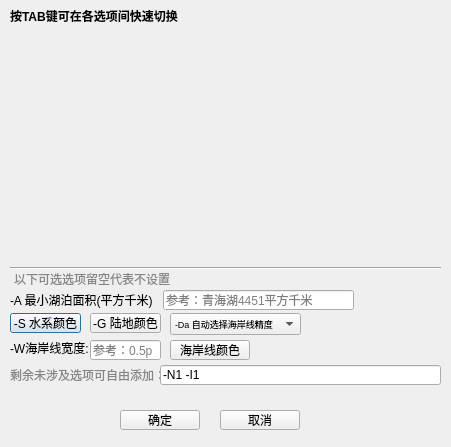
<?xml version="1.0" encoding="UTF-8"?>
<ui version="4.0">
 <class>GMT_pscoast</class>
 <widget class="QDialog" name="GMT_pscoast">
  <property name="geometry">
   <rect>
    <x>0</x>
    <y>0</y>
    <width>451</width>
    <height>447</height>
   </rect>
  </property>
  <property name="sizePolicy">
   <sizepolicy hsizetype="Preferred" vsizetype="Preferred">
    <horstretch>0</horstretch>
    <verstretch>0</verstretch>
   </sizepolicy>
  </property>
  <property name="windowTitle">
   <string>Dialog</string>
  </property>
  <widget class="QWidget" name="verticalLayoutWidget">
   <property name="geometry">
    <rect>
     <x>10</x>
     <y>30</y>
     <width>431</width>
     <height>31</height>
    </rect>
   </property>
   <layout class="QVBoxLayout" name="J_Layout"/>
  </widget>
  <widget class="QWidget" name="verticalLayoutWidget_2">
   <property name="geometry">
    <rect>
     <x>10</x>
     <y>60</y>
     <width>431</width>
     <height>21</height>
    </rect>
   </property>
   <layout class="QVBoxLayout" name="R_Layout"/>
  </widget>
  <widget class="Line" name="line">
   <property name="geometry">
    <rect>
     <x>10</x>
     <y>260</y>
     <width>431</width>
     <height>16</height>
    </rect>
   </property>
   <property name="orientation">
    <enum>Qt::Horizontal</enum>
   </property>
  </widget>
  <widget class="QLabel" name="label">
   <property name="geometry">
    <rect>
     <x>10</x>
     <y>292</y>
     <width>151</width>
     <height>16</height>
    </rect>
   </property>
   <property name="text">
    <string>-A 最小湖泊面积(平方千米)</string>
   </property>
  </widget>
  <widget class="QLabel" name="label_2">
   <property name="geometry">
    <rect>
     <x>10</x>
     <y>7</y>
     <width>191</width>
     <height>16</height>
    </rect>
   </property>
   <property name="text">
    <string>&lt;html&gt;&lt;head/&gt;&lt;body&gt;&lt;p&gt;&lt;span style=&quot; font-weight:600;&quot;&gt;按TAB键可在各选项间快速切换&lt;/span&gt;&lt;/p&gt;&lt;/body&gt;&lt;/html&gt;</string>
   </property>
   <property name="textFormat">
    <enum>Qt::AutoText</enum>
   </property>
  </widget>
  <widget class="QLineEdit" name="A_option">
   <property name="geometry">
    <rect>
     <x>163</x>
     <y>290</y>
     <width>191</width>
     <height>20</height>
    </rect>
   </property>
   <property name="placeholderText">
    <string>参考：青海湖4451平方千米</string>
   </property>
  </widget>
  <widget class="QLabel" name="label_3">
   <property name="geometry">
    <rect>
     <x>14</x>
     <y>270</y>
     <width>231</width>
     <height>16</height>
    </rect>
   </property>
   <property name="text">
    <string>&lt;html&gt;&lt;head/&gt;&lt;body&gt;&lt;p&gt;&lt;span style=&quot; color:#868686;&quot;&gt;以下可选选项留空代表不设置&lt;/span&gt;&lt;/p&gt;&lt;/body&gt;&lt;/html&gt;</string>
   </property>
  </widget>
  <widget class="QWidget" name="verticalLayoutWidget_3">
   <property name="geometry">
    <rect>
     <x>10</x>
     <y>90</y>
     <width>431</width>
     <height>171</height>
    </rect>
   </property>
   <layout class="QVBoxLayout" name="B_Layout"/>
  </widget>
  <widget class="QPushButton" name="sea_color">
   <property name="geometry">
    <rect>
     <x>10</x>
     <y>313</y>
     <width>71</width>
     <height>20</height>
    </rect>
   </property>
   <property name="text">
    <string>-S 水系颜色</string>
   </property>
  </widget>
  <widget class="QPushButton" name="dry_color">
   <property name="geometry">
    <rect>
     <x>90</x>
     <y>313</y>
     <width>71</width>
     <height>20</height>
    </rect>
   </property>
   <property name="text">
    <string>-G 陆地颜色</string>
   </property>
  </widget>
  <widget class="QComboBox" name="D_option">
   <property name="geometry">
    <rect>
     <x>170</x>
     <y>313</y>
     <width>131</width>
     <height>22</height>
    </rect>
   </property>
   <property name="font">
    <font>
     <pointsize>7</pointsize>
    </font>
   </property>
   <item>
    <property name="text">
     <string>-Da 自动选择海岸线精度</string>
    </property>
   </item>
   <item>
    <property name="text">
     <string>-Dfull 精度</string>
    </property>
   </item>
   <item>
    <property name="text">
     <string>-Dhigh 精度</string>
    </property>
   </item>
   <item>
    <property name="text">
     <string>-Dintermediate 精度</string>
    </property>
   </item>
   <item>
    <property name="text">
     <string>-Dlow 精度</string>
    </property>
   </item>
   <item>
    <property name="text">
     <string>-Dcrude 精度</string>
    </property>
   </item>
  </widget>
  <widget class="QLabel" name="label_4">
   <property name="geometry">
    <rect>
     <x>10</x>
     <y>340</y>
     <width>91</width>
     <height>16</height>
    </rect>
   </property>
   <property name="text">
    <string>-W海岸线宽度:</string>
   </property>
  </widget>
  <widget class="QLineEdit" name="W_pen_w">
   <property name="geometry">
    <rect>
     <x>90</x>
     <y>340</y>
     <width>71</width>
     <height>20</height>
    </rect>
   </property>
   <property name="placeholderText">
    <string>参考：0.5p</string>
   </property>
  </widget>
  <widget class="QPushButton" name="W_pen_color">
   <property name="geometry">
    <rect>
     <x>170</x>
     <y>340</y>
     <width>80</width>
     <height>20</height>
    </rect>
   </property>
   <property name="text">
    <string>海岸线颜色</string>
   </property>
  </widget>
  <widget class="QLabel" name="label_5">
   <property name="geometry">
    <rect>
     <x>10</x>
     <y>366</y>
     <width>161</width>
     <height>16</height>
    </rect>
   </property>
   <property name="text">
    <string>&lt;html&gt;&lt;head/&gt;&lt;body&gt;&lt;p&gt;&lt;span style=&quot; color:#868686;&quot;&gt;剩余未涉及选项可自由添加：&lt;/span&gt;&lt;/p&gt;&lt;/body&gt;&lt;/html&gt;</string>
   </property>
  </widget>
  <widget class="QLineEdit" name="other_options">
   <property name="geometry">
    <rect>
     <x>160</x>
     <y>365</y>
     <width>281</width>
     <height>20</height>
    </rect>
   </property>
   <property name="text">
    <string>-N1 -I1</string>
   </property>
  </widget>
  <widget class="QPushButton" name="bok">
   <property name="geometry">
    <rect>
     <x>120</x>
     <y>410</y>
     <width>80</width>
     <height>20</height>
    </rect>
   </property>
   <property name="text">
    <string>确定</string>
   </property>
  </widget>
  <widget class="QPushButton" name="bexit">
   <property name="geometry">
    <rect>
     <x>220</x>
     <y>410</y>
     <width>80</width>
     <height>20</height>
    </rect>
   </property>
   <property name="text">
    <string>取消</string>
   </property>
  </widget>
 </widget>
 <resources/>
 <connections/>
</ui>
